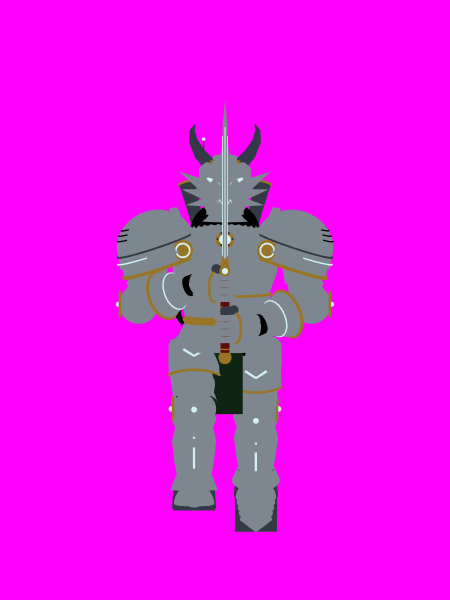
#> input picture art/reference/owner-kits/armour-suit/pixel/match/cap/front_flat.png, 900 x 1200 px (shown at 1/2 size)
$ python stats.py cap/front_flat.png
#> lines starting #> are read from the running program, lines starting #| are printed output that depends on the picture
#!/usr/bin/env python3
"""The same measurements for the reference and for the new sprites, so a match is claimed by numbers."""
import sys
import numpy as np
from PIL import Image
INK = (0x1b, 0x1d, 0x2e); STEEL = [(0x3a, 0x45, 0x60), (0x5f, 0x6d, 0x8c), (0x8f, 0x9d, 0xb8), (0xc5, 0xcf, 0xdd), (0xf4, 0xf7, 0xfb)]
for f in sys.argv[1:]:
    a = np.array(Image.open(f).convert('RGBA')); s = a[..., 3] > 0; ys, xs = np.nonzero(s); H, W = s.shape
#> after `s = a[..., 3] > 0`: s: shape (1200, 900) bool; every value is 1
#> after `H, W = s.shape`: H = 1200; W = 900
    semi = int(((a[..., 3] > 0) & (a[..., 3] < 255)).sum()); cols = {tuple(p) for p in a[s][:, :3]}
#> after `semi = int(((a[..., 3] > 0) & (a[..., 3] < 255)).sum())`: semi = 0
#> after `cols = {tuple(p) for p in a[s][:, :3]}`: cols = 105 items
    iso = sum(not any(0 <= y + dy < H and 0 <= x + dx < W and s[y + dy, x + dx] and (a[y + dy, x + dx, :3] == a[y, x, :3]).all() for dx, dy in ((0, 1), (1, 0), (0, -1), (-1, 0))) for y, x in zip(ys, xs))
#> iso = 4145
    p = np.pad(s, 1); edge = s & ~(p[:-2, 1:-1] & p[2:, 1:-1] & p[1:-1, :-2] & p[1:-1, 2:]); ink = (a[..., :3] == INK).all(-1) & s
#> after `p = np.pad(s, 1)`:
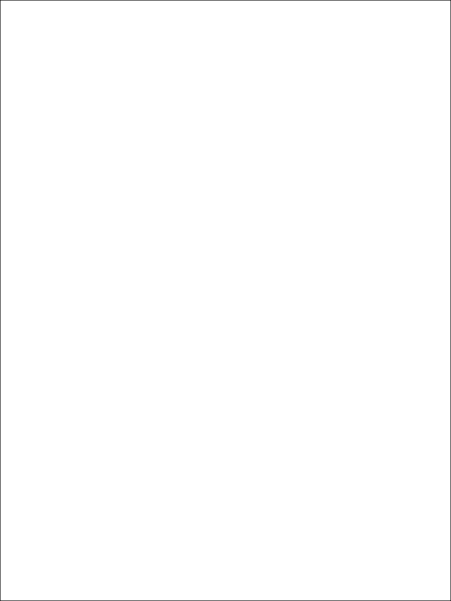
#> p: shape (1202, 902) bool (shown at 1/2 size); 99.6% white; black in thin lines or dots
#> after `edge = s & ~(p[:-2, 1:-1] & p[2:, 1:-1] & p[1:-1, :-2] & p[1:-1, 2:])`:
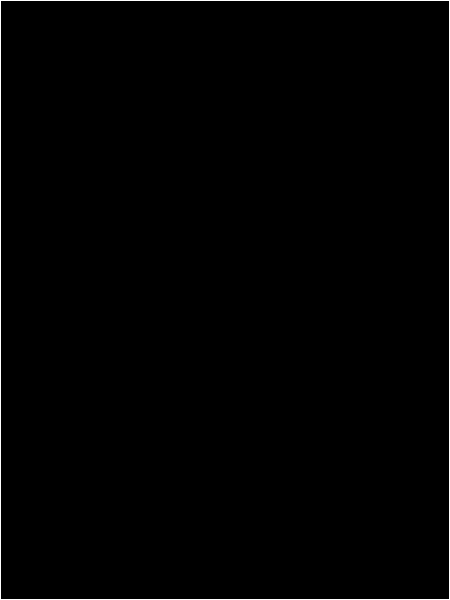
#> edge: shape (1200, 900) bool (shown at 1/2 size); 0.39% white in thin lines or dots
#> after `ink = (a[..., :3] == INK).all(-1) & s`: ink: shape (1200, 900) bool; every value is 0
    st = [int(((a[..., :3] == c).all(-1) & s).sum()) for c in STEEL]; tot = max(1, sum(st))
#> after `st = [int(((a[..., :3] == c).all(-1) & s).sum()) for c in STEEL]`: st = [0, 0, 0, 0, 0]
#> after `tot = max(1, sum(st))`: tot = 1
    print(f"{f}: {xs.max() - xs.min() + 1}x{ys.max() - ys.min() + 1} px, {len(cols)} colours, isolated {100 * iso / len(xs):.1f}%, semi-transparent {semi}, ink {100 * ink.sum() / len(xs):.0f}% of pixels, outline dark on {100 * (edge & ink).sum() / edge.sum():.0f}% of the edge, steel tones dark-to-light {'/'.join(str(round(100 * v / tot)) for v in st)}%")
#| cap/front_flat.png: 900x1200 px, 105 colours, isolated 0.4%, semi-transparent 0, ink 0% of pixels, outline dark on 0% of the edge, steel tones dark-to-light 0/0/0/0/0%
